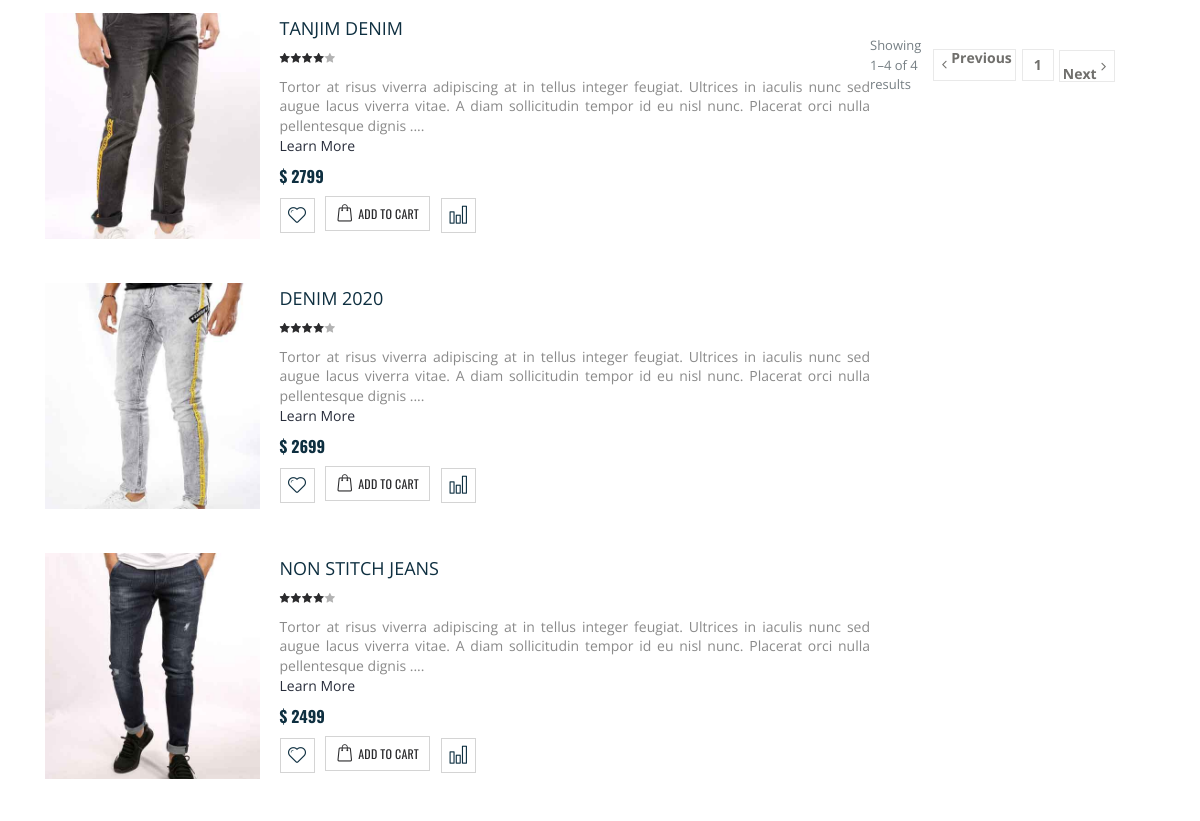
Before: /category-list.php?id=5 (middle part) with the older database file.
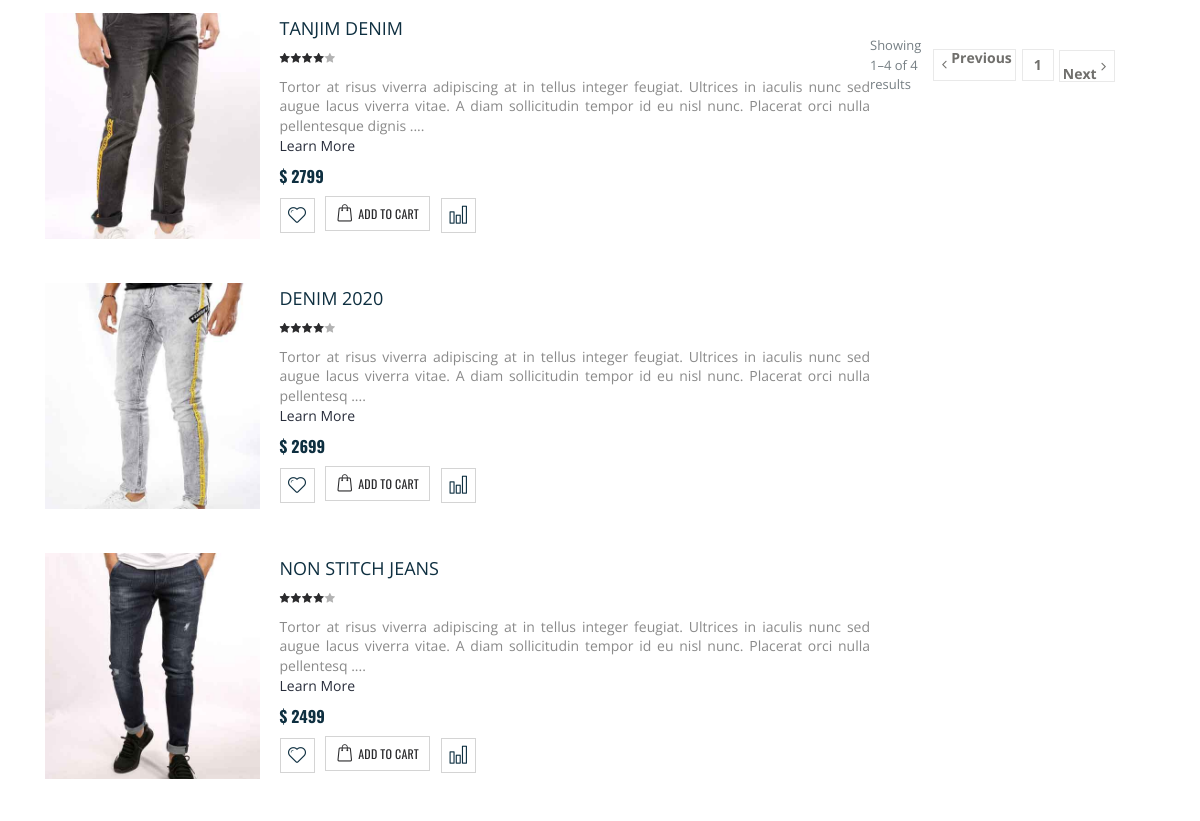
After: the same page with the newer database file.
### tables this page shows
CREATE TABLE `products` (
  `id` int(11) NOT NULL COMMENT 'PRODUCTS ID',
  `category_id` int(11) NOT NULL,
  `subcategory_id` int(11) NOT NULL,
  `product_name` varchar(128) NOT NULL,
  `product_summary` text NOT NULL,
  `product_details` text NOT NULL,
  `product_master_image` text NOT NULL,
  `product_quantity` int(11) NOT NULL,
  `product_price` double NOT NULL,
  `product_discount_price` double NOT NULL,
  `discount_start` datetime NOT NULL,
  `discount_ends` datetime NOT NULL,
  `product_status` enum('In Stock','Out of Stock') NOT NULL DEFAULT 'In Stock',
  `product_featured` enum('YES','NO') NOT NULL DEFAULT 'NO',
  `product_tags` varchar(512) NOT NULL,
  `created_at` datetime DEFAULT NULL,
  `updated_at` datetime DEFAULT NULL,
  `products_image_one` text DEFAULT NULL,
  `products_image_two` text DEFAULT NULL,
  `products_image_three` text DEFAULT NULL
);

### app/Http/Controllers/View.php (called while the page is built, shortened)
<?php
class View
{
	public function loadContent($directory, $page_name)
	{
		include("resource/view/".$directory."/".$page_name.".php");
	}
}
?>

### category-list.php (called while the page is built, shortened)
<?php
include("app/Http/Controllers/View.php");
$view = new View;
$view->loadContent("include", "session");
$view->loadContent("include", "top");
$view->loadContent("content", "category-list");

### app/Http/Controllers/Controller.php (called while the page is built, shortened)
<?php
class Controller
{
	public function __construct()
	{
		$this->connection = new PDO('mysql:host='.$GLOBALS['DBHOST'].';dbname='.$GLOBALS['DBNAME'].';charset=utf8', $GLOBALS['DBUSER'], $GLOBALS['DBPASS']);
	}
}

### app/Http/Controllers/PageController.php (called while the page is built, shortened)
<?php
	class PageController extends Controller
	{
		public function fetchData($table, $column, $id)
		{
			$sql_code = "SELECT * FROM {$table} WHERE {$column} = {$id}";
			$query = $this->connection->prepare($sql_code);
			$query->execute();
			$dataList = $query->fetchAll(PDO::FETCH_ASSOC);
			$totalRowSelected = $query->rowCount();
			if($totalRowSelected > 0)
				return $dataList;
			else
				return 0;
		}
		public function paginateData($table, $column, $id, $start, $end)
		{
			$sql_code1 = "SELECT * FROM {$table} WHERE {$column} = {$id} LIMIT {$start}, {$end}";
			$query = $this->connection->prepare($sql_code1);
			$query->execute();
			$pageList = $query->fetchAll(PDO::FETCH_ASSOC);
			$totalPageSelected = $query->rowCount();
			if($totalPageSelected > 0)
				return $pageList;
			else
				return 0;
		}
	}
?>

### resource/view/include/top.php (the view, shortened to what the changed rows need)
<!DOCTYPE html>
<html lang="en">
<head>
	<link rel="stylesheet" href="public/assets/css/bootstrap.min.css">
	<link rel="stylesheet" href="public/assets/css/toastr.css">
	<link rel="stylesheet" href="public/assets/css/style.min.css">
	<link rel="stylesheet" href="public/assets/css/custom.css">
</head>
<body>
	<div class="page-wrapper">

### resource/view/content/category-list.php (shortened to what the changed rows need)
<?php
include("app/Http/Controllers/Controller.php");
include("app/Http/Controllers/PageController.php");
$pageControl = new PageController;
$categoryDetails = $pageControl->fetchData('products', 'subcategory_id', $_SESSION['category_subcategory_id']);
if(!empty($categoryDetails))
{
	$nod = count($categoryDetails);
	if($nod > 8) {
		$rpp = 8;
		} else {
		$rpp = $nod;
	}
	if(!isset($_GET['page'])) {
		$page = 1;
		} else {
		$page = $_GET['page'];
	}
	$cp = ($page -1)*$rpp;
	$categoryDetails = $pageControl->paginateData('products', 'subcategory_id', $_SESSION['category_subcategory_id'], $cp, $rpp);
}
?>
<main class="main">
	<div class="container">
		<div class="row">
			<div class="col-lg-9">
				<?php
					if(!empty($categoryDetails))
					{
						foreach($categoryDetails AS $eachCategory)
						{
							if(empty($eachCategory['product_master_image']))
							{
								$productImage = "<img src='public/assets/images/no-product-found.png'>";
							}
							else
							{
								$productImage = $GLOBALS['PRODUCT_DIRECTORY'] . $eachCategory['product_master_image'];
							}
							if(strlen($eachCategory['product_details']) > 218)
							{
								$prodDes = substr($eachCategory['product_details'], 0, 218) . ' ....';
							}
							echo '
							<div class="product product-list">
								<figure class="product-image-container">
									<a href="product.php?id='.$eachCategory['id'].'" class="categorylist-image">
										<img src="'. $productImage .'" alt="product">
									</a>
									<a href="product.php?id='.$eachCategory['id'].'" class="btn-quickview">Quick View</a>
								</figure>
								<div class="product-details">
									<h2 class="product-title">
										<a href="product.php?id='.$eachCategory['id'].'">' . $eachCategory['product_name'] . '</a>
									</h2>
									<div class="ratings-container">
										<div class="product-ratings">
											<span class="ratings" style="width:80%"></span>
										</div>
									</div>
									<div class="product-desc text-justify">
										<p>' . $prodDes . '<br/><a href="product.php?id='.$eachCategory['id'].'">Learn More</a></p>
									</div>
									<div class="price-box">
										<span class="product-price">' . "$" . " " . $eachCategory['product_price'] . '</span>
									</div>
									<div class="product-action">
										<form method="post" action="">
											<button class="paction add-wishlist custom-desgne" title="Add to Wishlist"><span>Add to Wishlist</span></button>
											<button name="add_to_cart" class="paction add-cart custom-desgn" type="submit" title="Add to Cart">
											<input type="hidden" name="cart_product_id" value=" '. $eachCategory['id'] .'">
											<input type="hidden" name="cart_product_quantity" value="1">
											<span>Add to Cart</span>
											</button>
											<button href="#" class="paction add-compare custom-desgne" title="Add to Compare"><span>Add to Compare</span></button>
										</form>
									</div>
								</div>
							</div>
							';
						}
					}
				?>
			</div>
		</div>
	</div>
</main>

Changed rows visible on the page:
changed products "DENIM 2020": product_details "…nunc. Placerat orci nulla pellentesque dignis ...." → "…nunc. Placerat orci nulla pellentesq ...."
changed products "NON STITCH JEANS": product_details "…nunc. Placerat orci nulla pellentesque dignis ...." → "…nunc. Placerat orci nulla pellentesq ...."
